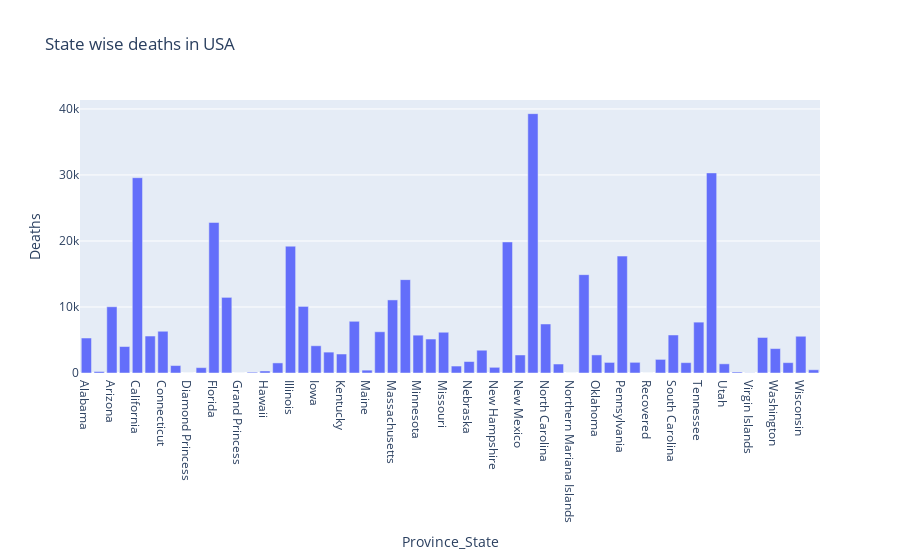

Here is the notebook cell this chart was saved with:
### Code cell
df_usa = covid_data[covid_data['Country_Region']=='US']
df1 = df_usa.groupby(['Province_State'])['Deaths'].sum().reset_index()
fig = px.bar(df1, x='Province_State', y='Deaths', title='State wise deaths in USA')
fig.show()

### Figure 1 — Plotly figure (JSON) as saved in the notebook; plotly's stock layout.template omitted (floating-point values rounded to 4 significant figures)
{"data": [{"alignmentgroup": "True", "hovertemplate": "Province_State=%{x}<br>Deaths=%{y}<extra></extra>", "legendgroup": "", "marker": {"color": "#636efa", "pattern": {"shape": ""}}, "name": "", "offsetgroup": "", "orientation": "v", "showlegend": false, "textposition": "auto", "type": "bar", "x": ["Alabama", "Alaska", "Arizona", "Arkansas", "California", "Colorado", "Connecticut", "Delaware", "Diamond Princess", "District of Columbia", "Florida", "Georgia", "Grand Princess", "Guam", "Hawaii", "Idaho", "Illinois", "Indiana", "Iowa", "Kansas", "Kentucky", "Louisiana", "Maine", "Maryland", "Massachusetts", "Michigan", "Minnesota", "Mississippi", "Missouri", "Montana", "Nebraska", "Nevada", "New Hampshire", "New Jersey", "New Mexico", "New York", "North Carolina", "North Dakota", "Northern Mariana Islands", "Ohio", "Oklahoma", "Oregon", "Pennsylvania", "Puerto Rico", "Recovered", "Rhode Island", "South Carolina", "South Dakota", "Tennessee", "Texas", "Utah", "Vermont", "Virgin Islands", "Virginia", "Washington", "West Virginia", "Wisconsin", "Wyoming"], "xaxis": "x", "y": [5299, 224, 10036, 4010, 29587, 5600, 6324, 1128, 0, 813, 22804, 11457, 3, 124, 308, 1528, 19210, 10089, 4127, 3164, 2876, 7833, 432, 6246, 11071, 14145, 5731, 5146, 6173, 1054, 1737, 3450, 862, 19854, 2732, 39288, 7425, 1360, 2, 14899, 2738, 1603, 17710, 1616, 0, 2062, 5758, 1570, 7704, 30313, 1390, 156, 24, 5381, 3698, 1570, 5567, 489], "yaxis": "y"}], "layout": {"barmode": "relative", "legend": {"tracegroupgap": 0}, "title": {"text": "State wise deaths in USA"}, "xaxis": {"anchor": "y", "domain": [0, 1], "title": {"text": "Province_State"}}, "yaxis": {"anchor": "x", "domain": [0, 1], "title": {"text": "Deaths"}}}}
